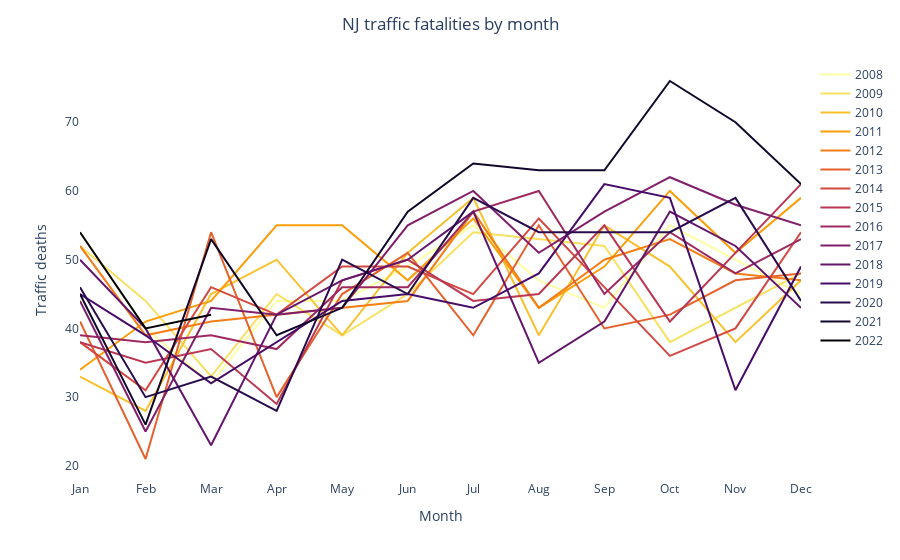

The cell this chart's notebook holds for it:
### Code cell
fig = px.line(
    x = pivoted.month,
    y = pivoted.fatalities,
    color = pivoted.year,
    color_discrete_sequence=colors,
    labels=dict(color='', x='Month', y='Traffic deaths',),
    #barmode='group',
)
fig = fig.update_layout(
    paper_bgcolor='white',
    plot_bgcolor='white',
    title='NJ traffic fatalities by month',
    title_x=0.5,
    xaxis=dict(
        tickmode = 'array',
        tickvals = list(range(1, 13)),
        ticktext = month_names,
    )
)
fig.write_image('fatalities_by_month_lines.png', width=1200, height=700,)
fig

### Figure 1 — Plotly figure (JSON) as saved in the notebook; plotly's stock layout.template omitted (floating-point values rounded to 4 significant figures)
{"data": [{"hovertemplate": "=2008<br>Month=%{x}<br>Traffic deaths=%{y}<extra></extra>", "legendgroup": "2008", "line": {"color": "#fcffa4", "dash": "solid"}, "marker": {"symbol": "circle"}, "mode": "lines", "name": "2008", "orientation": "v", "showlegend": true, "type": "scatter", "x": [1, 2, 3, 4, 5, 6, 7, 8, 9, 10, 11, 12], "xaxis": "x", "y": [54, 40, 32, 44, 44, 49, 55, 47, 43, 55, 50, 45], "yaxis": "y"}, {"hovertemplate": "=2009<br>Month=%{x}<br>Traffic deaths=%{y}<extra></extra>", "legendgroup": "2009", "line": {"color": "#f8e161", "dash": "solid"}, "marker": {"symbol": "circle"}, "mode": "lines", "name": "2009", "orientation": "v", "showlegend": true, "type": "scatter", "x": [1, 2, 3, 4, 5, 6, 7, 8, 9, 10, 11, 12], "xaxis": "x", "y": [52, 44, 33, 45, 39, 45, 54, 53, 52, 38, 43, 48], "yaxis": "y"}, {"hovertemplate": "=2010<br>Month=%{x}<br>Traffic deaths=%{y}<extra></extra>", "legendgroup": "2010", "line": {"color": "#f8c12d", "dash": "solid"}, "marker": {"symbol": "circle"}, "mode": "lines", "name": "2010", "orientation": "v", "showlegend": true, "type": "scatter", "x": [1, 2, 3, 4, 5, 6, 7, 8, 9, 10, 11, 12], "xaxis": "x", "y": [33, 28, 45, 50, 39, 51, 59, 39, 55, 49, 38, 47], "yaxis": "y"}, {"hovertemplate": "=2011<br>Month=%{x}<br>Traffic deaths=%{y}<extra></extra>", "legendgroup": "2011", "line": {"color": "#fa9e09", "dash": "solid"}, "marker": {"symbol": "circle"}, "mode": "lines", "name": "2011", "orientation": "v", "showlegend": true, "type": "scatter", "x": [1, 2, 3, 4, 5, 6, 7, 8, 9, 10, 11, 12], "xaxis": "x", "y": [34, 41, 44, 55, 55, 47, 56, 43, 49, 60, 51, 59], "yaxis": "y"}, {"hovertemplate": "=2012<br>Month=%{x}<br>Traffic deaths=%{y}<extra></extra>", "legendgroup": "2012", "line": {"color": "#f37e17", "dash": "solid"}, "marker": {"symbol": "circle"}, "mode": "lines", "name": "2012", "orientation": "v", "showlegend": true, "type": "scatter", "x": [1, 2, 3, 4, 5, 6, 7, 8, 9, 10, 11, 12], "xaxis": "x", "y": [52, 39, 41, 42, 43, 44, 57, 43, 50, 53, 48, 47], "yaxis": "y"}, {"hovertemplate": "=2013<br>Month=%{x}<br>Traffic deaths=%{y}<extra></extra>", "legendgroup": "2013", "line": {"color": "#e6612c", "dash": "solid"}, "marker": {"symbol": "circle"}, "mode": "lines", "name": "2013", "orientation": "v", "showlegend": true, "type": "scatter", "x": [1, 2, 3, 4, 5, 6, 7, 8, 9, 10, 11, 12], "xaxis": "x", "y": [41, 21, 54, 30, 45, 51, 39, 55, 40, 42, 47, 48], "yaxis": "y"}, {"hovertemplate": "=2014<br>Month=%{x}<br>Traffic deaths=%{y}<extra></extra>", "legendgroup": "2014", "line": {"color": "#d34941", "dash": "solid"}, "marker": {"symbol": "circle"}, "mode": "lines", "name": "2014", "orientation": "v", "showlegend": true, "type": "scatter", "x": [1, 2, 3, 4, 5, 6, 7, 8, 9, 10, 11, 12], "xaxis": "x", "y": [38, 31, 46, 42, 49, 49, 45, 56, 46, 36, 40, 54], "yaxis": "y"}, {"hovertemplate": "=2015<br>Month=%{x}<br>Traffic deaths=%{y}<extra></extra>", "legendgroup": "2015", "line": {"color": "#ba3853", "dash": "solid"}, "marker": {"symbol": "circle"}, "mode": "lines", "name": "2015", "orientation": "v", "showlegend": true, "type": "scatter", "x": [1, 2, 3, 4, 5, 6, 7, 8, 9, 10, 11, 12], "xaxis": "x", "y": [38, 35, 37, 29, 47, 50, 44, 45, 55, 41, 51, 61], "yaxis": "y"}, {"hovertemplate": "=2016<br>Month=%{x}<br>Traffic deaths=%{y}<extra></extra>", "legendgroup": "2016", "line": {"color": "#9e2961", "dash": "solid"}, "marker": {"symbol": "circle"}, "mode": "lines", "name": "2016", "orientation": "v", "showlegend": true, "type": "scatter", "x": [1, 2, 3, 4, 5, 6, 7, 8, 9, 10, 11, 12], "xaxis": "x", "y": [39, 38, 39, 37, 46, 46, 57, 60, 45, 54, 48, 53], "yaxis": "y"}, {"hovertemplate": "=2017<br>Month=%{x}<br>Traffic deaths=%{y}<extra></extra>", "legendgroup": "2017", "line": {"color": "#811f6a", "dash": "solid"}, "marker": {"symbol": "circle"}, "mode": "lines", "name": "2017", "orientation": "v", "showlegend": true, "type": "scatter", "x": [1, 2, 3, 4, 5, 6, 7, 8, 9, 10, 11, 12], "xaxis": "x", "y": [44, 25, 43, 42, 43, 55, 60, 51, 57, 62, 58, 55], "yaxis": "y"}, {"hovertemplate": "=2018<br>Month=%{x}<br>Traffic deaths=%{y}<extra></extra>", "legendgroup": "2018", "line": {"color": "#64156c", "dash": "solid"}, "marker": {"symbol": "circle"}, "mode": "lines", "name": "2018", "orientation": "v", "showlegend": true, "type": "scatter", "x": [1, 2, 3, 4, 5, 6, 7, 8, 9, 10, 11, 12], "xaxis": "x", "y": [50, 40, 23, 42, 47, 50, 57, 35, 41, 57, 52, 43], "yaxis": "y"}, {"hovertemplate": "=2019<br>Month=%{x}<br>Traffic deaths=%{y}<extra></extra>", "legendgroup": "2019", "line": {"color": "#460c68", "dash": "solid"}, "marker": {"symbol": "circle"}, "mode": "lines", "name": "2019", "orientation": "v", "showlegend": true, "type": "scatter", "x": [1, 2, 3, 4, 5, 6, 7, 8, 9, 10, 11, 12], "xaxis": "x", "y": [45, 39, 32, 38, 44, 45, 43, 48, 61, 59, 31, 49], "yaxis": "y"}, {"hovertemplate": "=2020<br>Month=%{x}<br>Traffic deaths=%{y}<extra></extra>", "legendgroup": "2020", "line": {"color": "#280c4d", "dash": "solid"}, "marker": {"symbol": "circle"}, "mode": "lines", "name": "2020", "orientation": "v", "showlegend": true, "type": "scatter", "x": [1, 2, 3, 4, 5, 6, 7, 8, 9, 10, 11, 12], "xaxis": "x", "y": [46, 30, 33, 28, 50, 45, 59, 54, 54, 54, 59, 44], "yaxis": "y"}, {"hovertemplate": "=2021<br>Month=%{x}<br>Traffic deaths=%{y}<extra></extra>", "legendgroup": "2021", "line": {"color": "#11072b", "dash": "solid"}, "marker": {"symbol": "circle"}, "mode": "lines", "name": "2021", "orientation": "v", "showlegend": true, "type": "scatter", "x": [1, 2, 3, 4, 5, 6, 7, 8, 9, 10, 11, 12], "xaxis": "x", "y": [45, 26, 53, 39, 43, 57, 64, 63, 63, 76, 70, 61], "yaxis": "y"}, {"hovertemplate": "=2022<br>Month=%{x}<br>Traffic deaths=%{y}<extra></extra>", "legendgroup": "2022", "line": {"color": "#000004", "dash": "solid"}, "marker": {"symbol": "circle"}, "mode": "lines", "name": "2022", "orientation": "v", "showlegend": true, "type": "scatter", "x": [1, 2, 3], "xaxis": "x", "y": [54, 40, 42], "yaxis": "y"}], "layout": {"legend": {"title": {"text": ""}, "tracegroupgap": 0}, "margin": {"t": 60}, "paper_bgcolor": "white", "plot_bgcolor": "white", "title": {"text": "NJ traffic fatalities by month", "x": 0.5}, "xaxis": {"anchor": "y", "domain": [0, 1], "tickmode": "array", "ticktext": ["Jan", "Feb", "Mar", "Apr", "May", "Jun", "Jul", "Aug", "Sep", "Oct", "Nov", "Dec"], "tickvals": [1, 2, 3, 4, 5, 6, 7, 8, 9, 10, 11, 12], "title": {"text": "Month"}}, "yaxis": {"anchor": "x", "domain": [0, 1], "title": {"text": "Traffic deaths"}}}}
